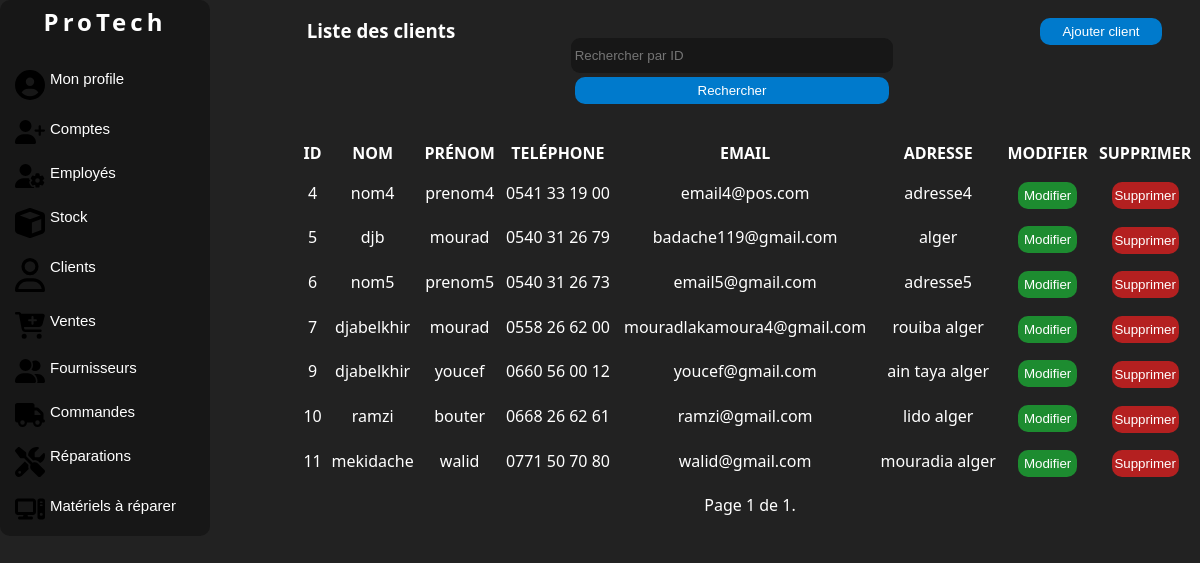
Page /clients/ (signed in) on the earlier database version.
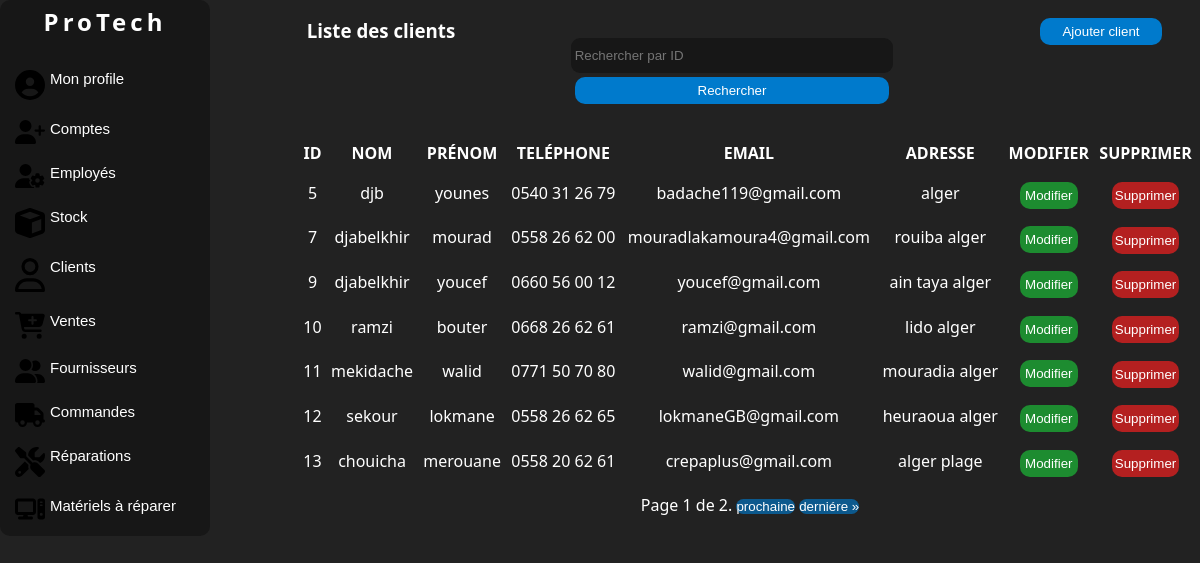
Same page on the later database version.
### manager/models.py (models this page shows, shortened)
class Client(models.Model):
    first_name = models.CharField(max_length=100, db_column='Prénom')
    last_name = models.CharField(max_length=100, db_column='Nom')
    phone = PhoneNumberField(unique=True, region='DZ', db_column='Téléphone')
    email = models.EmailField(unique=True, db_column='Email')
    address = models.TextField(db_column='Adresse')
    class Meta:
        db_table = 'Client'

### manager/views.py (the view)
# urls.py: path('clients/', views.ClientListView.as_view(), name='client-list'),
class ClientListView(RoleRequiredMixin,LoginRequiredMixin, ListView):
    model = Client
    template_name = 'listeclient.html'
    context_object_name = 'clients'
    form_class = FilterForm
    paginate_by = 7
    required_roles = ['Admin', 'Employé']
    def get_queryset(self):
        queryset = super().get_queryset()
        query = self.request.GET.get('query')
        if query:
            queryset = queryset.filter(id=query)
        return queryset
    def get_context_data(self, **kwargs):
        context = super().get_context_data(**kwargs)
        context['form'] = FilterForm(self.request.GET)
        return context

### manager/forms.py
class FilterForm(forms.Form):
    query = forms.IntegerField(label='', required=False,
                               widget=forms.TextInput(attrs={'placeholder': 'Rechercher par ID'}))

### manager/views.py (called while the page is built)
    def dispatch(self, request, *args, **kwargs):
        if not request.user.is_authenticated:
            return self.handle_no_permission()
        if not self.required_roles:  # if no role is required, continue
            return super().dispatch(request, *args, **kwargs)
        if not request.user.employee.role in self.required_roles:
            messages.error(request, 'Vous n\'avez pas la permission de consulter cette page.')
            return redirect('dashboard')  # or wherever
        return super().dispatch(request, *args, **kwargs)

### manager/templates/listeclient.html (shortened to what the changed rows need)
{% load static %}
{% load auth_extras %}
<!DOCTYPE html>
<html lang="en">
<head>
    <link rel="stylesheet" href="{% static 'css/style.css' %}">
    <link rel="stylesheet" href="{% static 'css/accueil.css' %}">
</head>
<body>
<div class="corp">
    <div class="nav">
        <div class="logo">
            <a href="{% url 'home' %}" class="link"><h2>ProTech</h2></a>
        </div>
        <br>
    </div>
    <div class="liste">
        <div class="c2">
            {% if clients %}
            <table>
                <thead>
                <tr>
                    <th>Id</th>
                    <th>Nom</th>
                    <th>Prénom</th>
                    <th>Teléphone</th>
                    <th>Email</th>
                    <th>Adresse</th>
                    <th>Modifier</th>
                    <th>Supprimer</th>
                </tr>
                </thead>
                <tbody id="tbody">
                {% for client in clients %}
                <tr>
                    <td>{{ client.id }}</td>
                    <td>{{ client.last_name }}</td>
                    <td>{{ client.first_name }}</td>
                    <td>{{ client.phone }}</td>
                    <td>{{ client.email }}</td>
                    <td>{{ client.address }}</td>
                    <td>
                        <button class="button" id="modifier"
                                onclick="location.href='{% url 'update-client' client.id %}';">Modifier
                        </button>
                    </td>
                    <td>
                        <button class="button" id="supprimer"
                                onclick="location.href='{% url 'delete-client' client.id %}';">Supprimer
                        </button>
                    </td>
                </tr>
                {% endfor %}
                </tbody>
            </table>
            {% else %}
            <p>Pas de clients trouvés.</p>
            {% endif %}
            <div class="pagination">
                <span class="step-links">
                    <span class="current">
                        Page {{ page_obj.number }} de {{ page_obj.paginator.num_pages }}.
                    </span>
                    {% if page_obj.has_next %}
                    <button class="but" >    <a href="?page={{ page_obj.next_page_number }}">prochaine</a></button>
                        <button class="but" >   <a href="?page={{ page_obj.paginator.num_pages }}">derniére &raquo;</a></button>
                    {% endif %}
                </span>
            </div>
        </div>
    </div>
</div>
</body>
</html>

Differences in the rows shown:
removed Client: id "4", last_name "nom4", first_name "prenom4", phone "0541 33 19 00", email "email4@pos.com", address "adresse4"
removed Client: id "6", last_name "nom5", first_name "prenom5", phone "0540 31 26 73", email "email5@gmail.com", address "adresse5"
changed Client "djb": first_name "mourad" → "younes"
added Client: id "12", last_name "sekour", first_name "lokmane", phone "0558 26 62 65", email "lokmaneGB@gmail.com", address "heuraoua alger"
added Client: id "13", last_name "chouicha", first_name "merouane", phone "0558 20 62 61", email "crepaplus@gmail.com", address "alger plage"
Other differences:
{{ page_obj.paginator.num_pages }}: "1" → "2"
text now shown: "prochaine derniére »"
